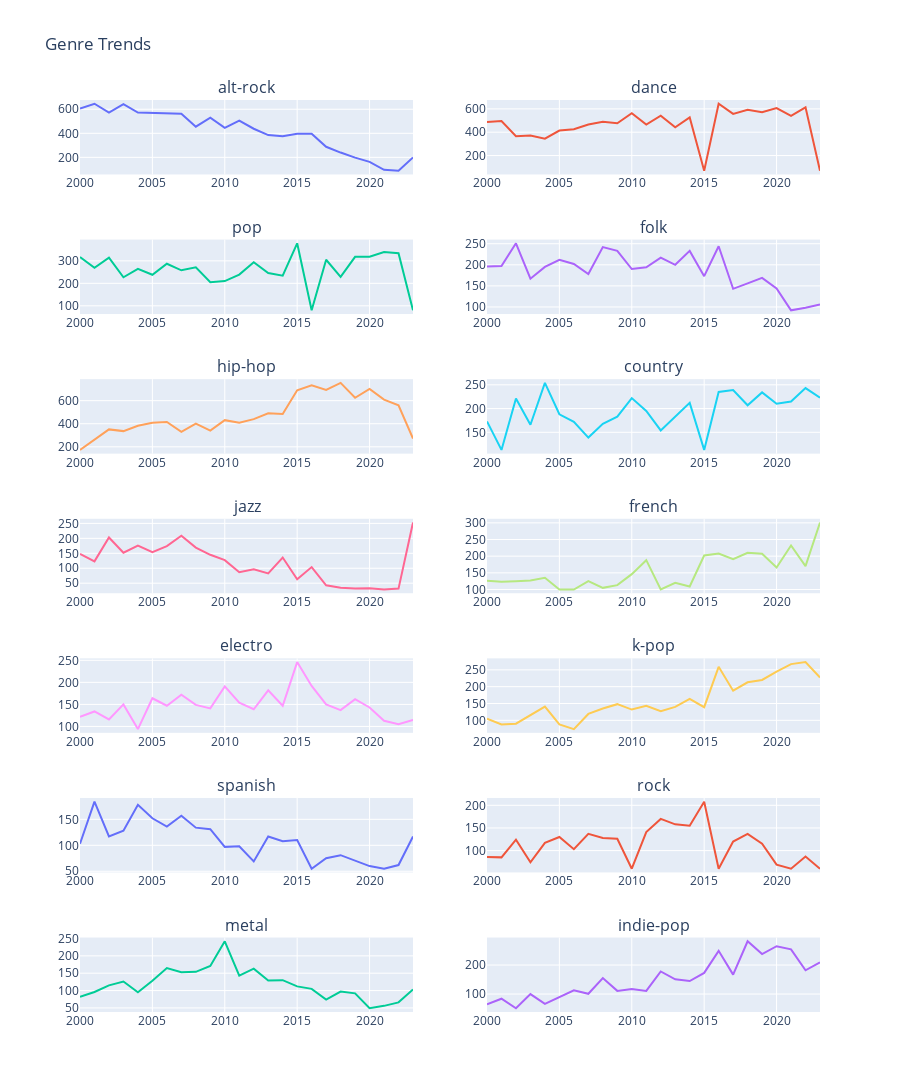

The code cell stored with this chart in its notebook:
### Code cell
fig = make_subplots(rows=7, cols=2, subplot_titles=tuple(genre_counts.columns))
index = 0
for row in range(1,8):
    for col in range(1,3):
        fig.add_trace(go.Scatter(x = years, y = genre_counts.iloc[:,index], mode='lines'), row=row, col=col)
        index += 1

# Update subplot layout
fig.update_layout(title="Genre Trends", showlegend=False, height=1200)

# Show the subplot figure
fig.show()

### Figure 1 — Plotly figure (JSON) as saved in the notebook; plotly's stock layout.template omitted (floating-point values rounded to 4 significant figures)
{"data": [{"mode": "lines", "type": "scatter", "x": [2000, 2001, 2002, 2003, 2004, 2005, 2006, 2007, 2008, 2009, 2010, 2011, 2012, 2013, 2014, 2015, 2016, 2017, 2018, 2019, 2020, 2021, 2022, 2023], "xaxis": "x", "y": [606, 646, 573, 643, 573, 569, 564, 562, 455, 530, 445, 506, 438, 385, 375, 396, 396, 288, 240, 198, 163, 97, 89, 199], "yaxis": "y"}, {"mode": "lines", "type": "scatter", "x": [2000, 2001, 2002, 2003, 2004, 2005, 2006, 2007, 2008, 2009, 2010, 2011, 2012, 2013, 2014, 2015, 2016, 2017, 2018, 2019, 2020, 2021, 2022, 2023], "xaxis": "x2", "y": [488, 495, 365, 371, 345, 414, 425, 466, 490, 476, 563, 465, 542, 442, 527, 70, 644, 557, 592, 571, 607, 540, 613, 70], "yaxis": "y2"}, {"mode": "lines", "type": "scatter", "x": [2000, 2001, 2002, 2003, 2004, 2005, 2006, 2007, 2008, 2009, 2010, 2011, 2012, 2013, 2014, 2015, 2016, 2017, 2018, 2019, 2020, 2021, 2022, 2023], "xaxis": "x3", "y": [317, 269, 314, 227, 264, 238, 287, 258, 271, 205, 210, 239, 294, 246, 234, 378, 80, 305, 229, 318, 318, 339, 334, 80], "yaxis": "y3"}, {"mode": "lines", "type": "scatter", "x": [2000, 2001, 2002, 2003, 2004, 2005, 2006, 2007, 2008, 2009, 2010, 2011, 2012, 2013, 2014, 2015, 2016, 2017, 2018, 2019, 2020, 2021, 2022, 2023], "xaxis": "x4", "y": [196, 197, 251, 167, 195, 212, 202, 178, 242, 233, 190, 194, 217, 200, 233, 173, 244, 143, 156, 169, 144, 92, 98, 106], "yaxis": "y4"}, {"mode": "lines", "type": "scatter", "x": [2000, 2001, 2002, 2003, 2004, 2005, 2006, 2007, 2008, 2009, 2010, 2011, 2012, 2013, 2014, 2015, 2016, 2017, 2018, 2019, 2020, 2021, 2022, 2023], "xaxis": "x5", "y": [173, 266, 351, 336, 382, 408, 415, 330, 401, 340, 431, 408, 440, 490, 484, 690, 734, 693, 754, 625, 701, 609, 560, 272], "yaxis": "y5"}, {"mode": "lines", "type": "scatter", "x": [2000, 2001, 2002, 2003, 2004, 2005, 2006, 2007, 2008, 2009, 2010, 2011, 2012, 2013, 2014, 2015, 2016, 2017, 2018, 2019, 2020, 2021, 2022, 2023], "xaxis": "x6", "y": [173, 113, 221, 166, 254, 188, 172, 139, 168, 183, 222, 195, 154, 183, 212, 113, 235, 239, 207, 234, 210, 215, 243, 223], "yaxis": "y6"}, {"mode": "lines", "type": "scatter", "x": [2000, 2001, 2002, 2003, 2004, 2005, 2006, 2007, 2008, 2009, 2010, 2011, 2012, 2013, 2014, 2015, 2016, 2017, 2018, 2019, 2020, 2021, 2022, 2023], "xaxis": "x7", "y": [148, 123, 203, 152, 176, 154, 174, 209, 169, 145, 127, 87, 97, 83, 136, 63, 104, 43, 35, 32, 33, 29, 32, 253], "yaxis": "y7"}, {"mode": "lines", "type": "scatter", "x": [2000, 2001, 2002, 2003, 2004, 2005, 2006, 2007, 2008, 2009, 2010, 2011, 2012, 2013, 2014, 2015, 2016, 2017, 2018, 2019, 2020, 2021, 2022, 2023], "xaxis": "x8", "y": [126, 123, 125, 127, 135, 100, 100, 125, 105, 113, 146, 188, 100, 120, 109, 202, 208, 191, 210, 207, 166, 232, 170, 301], "yaxis": "y8"}, {"mode": "lines", "type": "scatter", "x": [2000, 2001, 2002, 2003, 2004, 2005, 2006, 2007, 2008, 2009, 2010, 2011, 2012, 2013, 2014, 2015, 2016, 2017, 2018, 2019, 2020, 2021, 2022, 2023], "xaxis": "x9", "y": [122, 134, 116, 150, 94, 164, 147, 172, 149, 141, 191, 154, 139, 182, 147, 246, 192, 150, 137, 162, 143, 113, 105, 115], "yaxis": "y9"}, {"mode": "lines", "type": "scatter", "x": [2000, 2001, 2002, 2003, 2004, 2005, 2006, 2007, 2008, 2009, 2010, 2011, 2012, 2013, 2014, 2015, 2016, 2017, 2018, 2019, 2020, 2021, 2022, 2023], "xaxis": "x10", "y": [105, 88, 90, 116, 141, 88, 74, 119, 135, 148, 132, 143, 127, 140, 164, 139, 259, 188, 213, 220, 245, 267, 273, 227], "yaxis": "y10"}, {"mode": "lines", "type": "scatter", "x": [2000, 2001, 2002, 2003, 2004, 2005, 2006, 2007, 2008, 2009, 2010, 2011, 2012, 2013, 2014, 2015, 2016, 2017, 2018, 2019, 2020, 2021, 2022, 2023], "xaxis": "x11", "y": [103, 184, 117, 128, 178, 152, 136, 157, 134, 131, 97, 98, 69, 117, 108, 110, 55, 75, 81, 71, 60, 55, 62, 117], "yaxis": "y11"}, {"mode": "lines", "type": "scatter", "x": [2000, 2001, 2002, 2003, 2004, 2005, 2006, 2007, 2008, 2009, 2010, 2011, 2012, 2013, 2014, 2015, 2016, 2017, 2018, 2019, 2020, 2021, 2022, 2023], "xaxis": "x12", "y": [86, 85, 124, 74, 117, 130, 103, 137, 128, 126, 60, 141, 170, 158, 155, 208, 60, 120, 137, 115, 69, 60, 87, 60], "yaxis": "y12"}, {"mode": "lines", "type": "scatter", "x": [2000, 2001, 2002, 2003, 2004, 2005, 2006, 2007, 2008, 2009, 2010, 2011, 2012, 2013, 2014, 2015, 2016, 2017, 2018, 2019, 2020, 2021, 2022, 2023], "xaxis": "x13", "y": [82, 96, 115, 126, 95, 128, 165, 153, 154, 171, 242, 143, 163, 129, 130, 112, 105, 74, 97, 92, 49, 56, 66, 103], "yaxis": "y13"}, {"mode": "lines", "type": "scatter", "x": [2000, 2001, 2002, 2003, 2004, 2005, 2006, 2007, 2008, 2009, 2010, 2011, 2012, 2013, 2014, 2015, 2016, 2017, 2018, 2019, 2020, 2021, 2022, 2023], "xaxis": "x14", "y": [65, 84, 51, 100, 66, 89, 113, 101, 155, 111, 117, 111, 178, 151, 145, 173, 249, 167, 282, 238, 265, 254, 182, 209], "yaxis": "y14"}], "layout": {"annotations": [{"font": {"size": 16}, "showarrow": false, "text": "alt-rock", "x": 0.225, "xanchor": "center", "xref": "paper", "y": 1.0, "yanchor": "bottom", "yref": "paper"}, {"font": {"size": 16}, "showarrow": false, "text": "dance", "x": 0.775, "xanchor": "center", "xref": "paper", "y": 1.0, "yanchor": "bottom", "yref": "paper"}, {"font": {"size": 16}, "showarrow": false, "text": "pop", "x": 0.225, "xanchor": "center", "xref": "paper", "y": 0.8469, "yanchor": "bottom", "yref": "paper"}, {"font": {"size": 16}, "showarrow": false, "text": "folk", "x": 0.775, "xanchor": "center", "xref": "paper", "y": 0.8469, "yanchor": "bottom", "yref": "paper"}, {"font": {"size": 16}, "showarrow": false, "text": "hip-hop", "x": 0.225, "xanchor": "center", "xref": "paper", "y": 0.6939, "yanchor": "bottom", "yref": "paper"}, {"font": {"size": 16}, "showarrow": false, "text": "country", "x": 0.775, "xanchor": "center", "xref": "paper", "y": 0.6939, "yanchor": "bottom", "yref": "paper"}, {"font": {"size": 16}, "showarrow": false, "text": "jazz", "x": 0.225, "xanchor": "center", "xref": "paper", "y": 0.5408, "yanchor": "bottom", "yref": "paper"}, {"font": {"size": 16}, "showarrow": false, "text": "french", "x": 0.775, "xanchor": "center", "xref": "paper", "y": 0.5408, "yanchor": "bottom", "yref": "paper"}, {"font": {"size": 16}, "showarrow": false, "text": "electro", "x": 0.225, "xanchor": "center", "xref": "paper", "y": 0.3878, "yanchor": "bottom", "yref": "paper"}, {"font": {"size": 16}, "showarrow": false, "text": "k-pop", "x": 0.775, "xanchor": "center", "xref": "paper", "y": 0.3878, "yanchor": "bottom", "yref": "paper"}, {"font": {"size": 16}, "showarrow": false, "text": "spanish", "x": 0.225, "xanchor": "center", "xref": "paper", "y": 0.2347, "yanchor": "bottom", "yref": "paper"}, {"font": {"size": 16}, "showarrow": false, "text": "rock", "x": 0.775, "xanchor": "center", "xref": "paper", "y": 0.2347, "yanchor": "bottom", "yref": "paper"}, {"font": {"size": 16}, "showarrow": false, "text": "metal", "x": 0.225, "xanchor": "center", "xref": "paper", "y": 0.08163, "yanchor": "bottom", "yref": "paper"}, {"font": {"size": 16}, "showarrow": false, "text": "indie-pop", "x": 0.775, "xanchor": "center", "xref": "paper", "y": 0.08163, "yanchor": "bottom", "yref": "paper"}], "height": 1200, "showlegend": false, "title": {"text": "Genre Trends"}, "xaxis": {"anchor": "y", "domain": [0, 0.45]}, "xaxis10": {"anchor": "y10", "domain": [0.55, 1]}, "xaxis11": {"anchor": "y11", "domain": [0, 0.45]}, "xaxis12": {"anchor": "y12", "domain": [0.55, 1]}, "xaxis13": {"anchor": "y13", "domain": [0, 0.45]}, "xaxis14": {"anchor": "y14", "domain": [0.55, 1]}, "xaxis2": {"anchor": "y2", "domain": [0.55, 1]}, "xaxis3": {"anchor": "y3", "domain": [0, 0.45]}, "xaxis4": {"anchor": "y4", "domain": [0.55, 1]}, "xaxis5": {"anchor": "y5", "domain": [0, 0.45]}, "xaxis6": {"anchor": "y6", "domain": [0.55, 1]}, "xaxis7": {"anchor": "y7", "domain": [0, 0.45]}, "xaxis8": {"anchor": "y8", "domain": [0.55, 1]}, "xaxis9": {"anchor": "y9", "domain": [0, 0.45]}, "yaxis": {"anchor": "x", "domain": [0.9184, 1.0]}, "yaxis10": {"anchor": "x10", "domain": [0.3061, 0.3878]}, "yaxis11": {"anchor": "x11", "domain": [0.1531, 0.2347]}, "yaxis12": {"anchor": "x12", "domain": [0.1531, 0.2347]}, "yaxis13": {"anchor": "x13", "domain": [0, 0.08163]}, "yaxis14": {"anchor": "x14", "domain": [0, 0.08163]}, "yaxis2": {"anchor": "x2", "domain": [0.9184, 1.0]}, "yaxis3": {"anchor": "x3", "domain": [0.7653, 0.8469]}, "yaxis4": {"anchor": "x4", "domain": [0.7653, 0.8469]}, "yaxis5": {"anchor": "x5", "domain": [0.6122, 0.6939]}, "yaxis6": {"anchor": "x6", "domain": [0.6122, 0.6939]}, "yaxis7": {"anchor": "x7", "domain": [0.4592, 0.5408]}, "yaxis8": {"anchor": "x8", "domain": [0.4592, 0.5408]}, "yaxis9": {"anchor": "x9", "domain": [0.3061, 0.3878]}}}
